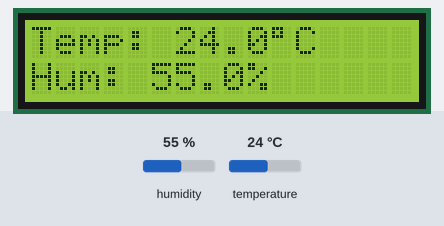
Bench run of a sketch on a simulated Arduino Uno, built with avr-gcc and run on an emulated ATmega328P. Parts: 16×2 character LCD. The test bench sets the inputs (shaded band); at power-on: humidity 55 %, temperature 24 °C.

Above: at 3.2 s.
3.3 s: humidity set to 22 %
At 4.5 s:
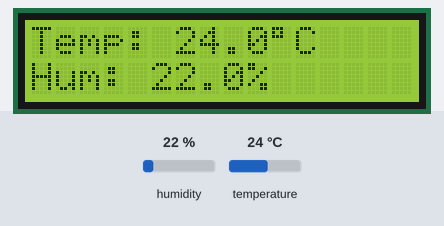
6.0 s: temperature set to 12 °C
At 6.4 s:
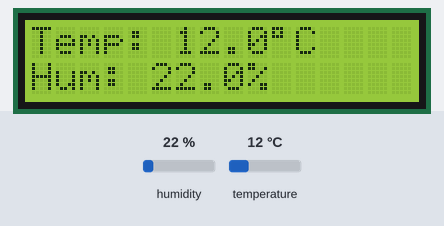
8.7 s: humidity set to 40 %
At 11.3 s:
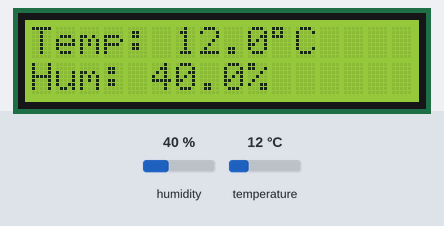
11.6 s: temperature set to 19 °C
At 13.4 s:
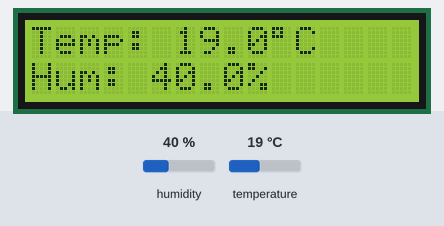
Timing chart, 0 to 14.9 s (numbered marks = the images above; inputs shaded):
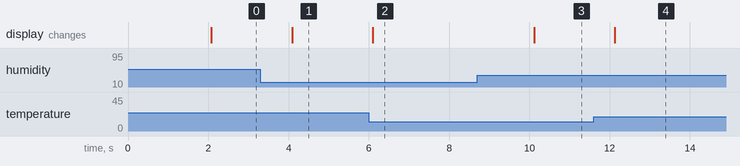

Measured:
- after the input at 3.3 s, the display: changes after 0.79 s (image 1)
- after the input at 6.0 s, the display: changes after 0.10 s (image 2)
- after the input at 8.7 s, the display: changes after 1.4 s (image 3)
- after the input at 11.6 s, the display: changes after 0.53 s (image 4)

The sketch:

sketch.ino
```cpp
#include <LiquidCrystal.h>
#include <DHT.h>

#define DHTPIN 8
#define DHTTYPE DHT22

DHT dht(DHTPIN, DHTTYPE);

// LCD: RS, E, D4, D5, D6, D7
LiquidCrystal lcd(12, 11, 5, 4, 3, 2);

void setup() {
  lcd.begin(16, 2);
  dht.begin();

  lcd.print("Temp & Humidity");
  delay(2000);
  lcd.clear();
}

void loop() {
  float temperature = dht.readTemperature();
  float humidity = dht.readHumidity();

  if (isnan(temperature) || isnan(humidity)) {
    lcd.clear();
    lcd.setCursor(0, 0);
    lcd.print("Sensor Error");
    delay(2000);
    return;
  }

  lcd.clear();

  lcd.setCursor(0, 0);
  lcd.print("Temp: ");
  lcd.print(temperature, 1);
  lcd.write(byte(223));   // Degree symbol
  lcd.print("C");

  lcd.setCursor(0, 1);
  lcd.print("Hum: ");
  lcd.print(humidity, 1);
  lcd.print("%");

  delay(2000);
}
```
